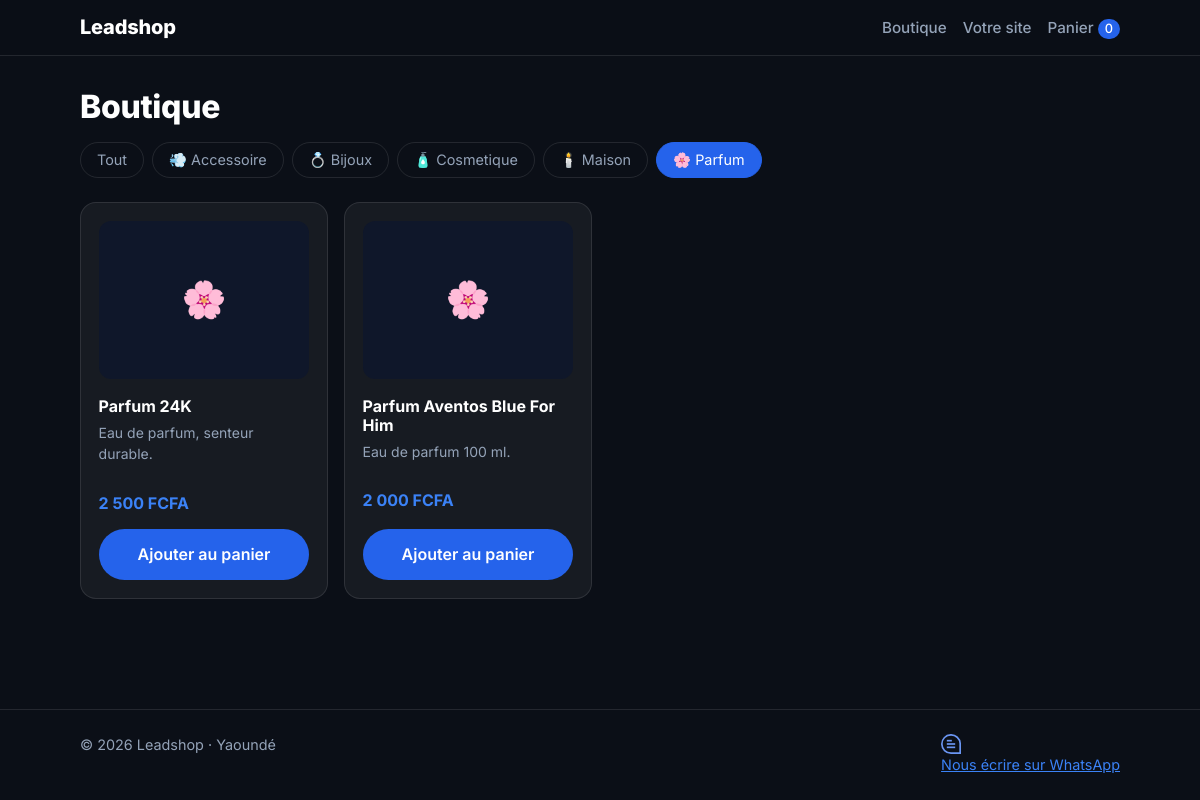
/boutique.php?category=parfum, run on the app's committed database.
### tables this page shows
CREATE TABLE products (
    id          INT UNSIGNED NOT NULL AUTO_INCREMENT PRIMARY KEY,
    name        VARCHAR(255) NOT NULL,
    description TEXT NULL,
    price       INT UNSIGNED NOT NULL,
    category    VARCHAR(100) NULL,
    image_path  VARCHAR(255) NULL,
    is_active   TINYINT(1) NOT NULL DEFAULT 1,
    created_at  DATETIME NOT NULL DEFAULT CURRENT_TIMESTAMP,
    updated_at  DATETIME NOT NULL DEFAULT CURRENT_TIMESTAMP ON UPDATE CURRENT_TIMESTAMP
);

### config/database.php (called while the page is built, shortened)
<?php
function db(): PDO
{
    static $pdo = null;
    if ($pdo === null) {
        $dsn = 'mysql:host=' . DB_HOST . ';dbname=' . DB_NAME . ';charset=' . DB_CHARSET;
        try {
            $pdo = new PDO($dsn, DB_USER, DB_PASS, [
                PDO::ATTR_ERRMODE            => PDO::ERRMODE_EXCEPTION,
                PDO::ATTR_DEFAULT_FETCH_MODE => PDO::FETCH_ASSOC,
                PDO::ATTR_EMULATE_PREPARES   => false,
            ]);
        } catch (PDOException $e) {
            error_log('Connexion BD impossible : ' . $e->getMessage());
            http_response_code(500);
            exit(APP_DEBUG
                ? 'Connexion à la base impossible : ' . htmlspecialchars($e->getMessage())
                : 'Service momentanément indisponible.');
        }
    }
    return $pdo;
}

### includes/functions.php (called while the page is built, shortened)
<?php
require_once __DIR__ . '/../config/database.php';
function e($value): string
{
    return htmlspecialchars((string) ($value ?? ''), ENT_QUOTES, 'UTF-8');
}
function format_price(int $amount): string
{
    return number_format($amount, 0, ',', ' ') . ' FCFA';
}
function url(string $path = ''): string
{
    return BASE_URL . '/' . ltrim($path, '/');
}
function category_icon(?string $category): string
{
    $icons = [
        'maison'     => '🕯️',
        'parfum'     => '🌸',
        'accessoire' => '💨',
        'bijoux'     => '💍',
        'cosmetique' => '🧴',
    ];
    return $icons[$category ?? ''] ?? '🛍️';
}

### includes/products.php (called while the page is built, shortened)
<?php
require_once __DIR__ . '/functions.php';
function get_images_for_products(array $productIds): array
{
    $ids = array_values(array_unique(array_map('intval', $productIds)));
    $placeholders = implode(',', array_fill(0, count($ids), '?'));
    $stmt = db()->prepare(
        "SELECT id, product_id, file_name, sort_order
         FROM product_images WHERE product_id IN ($placeholders)
         ORDER BY sort_order, id"
    );
    $stmt->execute($ids);
    $byProduct = [];
    return $byProduct;
}

### includes/product_card.php (the view, shortened to what this page needs)
<?php
$images = $images ?? [];
$detailUrl = url('produit.php?id=' . (int) $product['id']);
?>
<article class="product-card">
    <div class="product-media">
        <?php if ($images): ?>
            <?php $galleryAlt = $product['name']; $gallerySize = 'thumb'; $galleryLink = $detailUrl; ?>
            <?php include __DIR__ . '/gallery.php'; ?>
        <?php else: ?>
            <a class="product-thumb" href="<?= e($detailUrl) ?>" tabindex="-1" aria-hidden="true">
                <span><?= category_icon($product['category'] ?? null) ?></span>
            </a>
        <?php endif; ?>
    </div>
    <h3 class="product-name"><a href="<?= e($detailUrl) ?>"><?= e($product['name']) ?></a></h3>
    <?php if (!empty($product['description'])): ?>
        <p class="muted small product-desc"><?= e($product['description']) ?></p>
    <?php endif; ?>
    <p class="product-price"><?= e(format_price((int) $product['price'])) ?></p>
    <form method="post" action="<?= e(url('panier.php')) ?>">
        <button type="submit" class="btn btn-primary btn-block">Ajouter au panier</button>
    </form>
</article>

### boutique.php (shortened to what this page needs)
<?php
require_once __DIR__ . '/includes/products.php';
$categories = db()->query(
    "SELECT DISTINCT category FROM products
     WHERE is_active = 1 AND category IS NOT NULL AND category <> ''
     ORDER BY category"
)->fetchAll(PDO::FETCH_COLUMN);
$category = (isset($_GET['category']) && is_string($_GET['category'])) ? trim($_GET['category']) : '';
if ($category !== '') {
    $stmt = db()->prepare(
        'SELECT id, name, description, price, category, image_path
         FROM products WHERE is_active = 1 AND category = ? ORDER BY name'
    );
    $stmt->execute([$category]);
    $products = $stmt->fetchAll();
} else {
    $products = db()->query(
        'SELECT id, name, description, price, category, image_path
         FROM products WHERE is_active = 1 ORDER BY name'
    )->fetchAll();
}
$imagesByProduct = get_images_for_products(array_column($products, 'id'));
require __DIR__ . '/includes/header.php';
?>
<section class="section">
    <div class="container">
        <h1 class="page-title">Boutique</h1>
        <?php if ($categories): ?>
            <nav class="chips" aria-label="Catégories">
                <a class="chip <?= $category === '' ? 'is-active' : '' ?>" href="<?= e(url('boutique.php')) ?>">Tout</a>
                <?php foreach ($categories as $name): ?>
                    <a class="chip <?= $category === $name ? 'is-active' : '' ?>"
                       href="<?= e(url('boutique.php?category=' . rawurlencode($name))) ?>">
                        <?= category_icon($name) ?> <?= e(ucfirst($name)) ?>
                    </a>
                <?php endforeach; ?>
            </nav>
        <?php endif; ?>
        <?php if (!$products): ?>
            <p class="muted">Aucun article disponible pour le moment.</p>
        <?php else: ?>
            <div class="product-grid">
                <?php foreach ($products as $product): ?>
                    <?php $returnPage = 'boutique'; $returnCategory = $category; $images = $imagesByProduct[(int) $product['id']] ?? []; ?>
                    <?php include __DIR__ . '/includes/product_card.php'; ?>
                <?php endforeach; ?>
            </div>
        <?php endif; ?>
    </div>
</section>
<?php require __DIR__ . '/includes/footer.php'; ?>

### assets/css/style.css (style rules this page uses)
:root { --bg-deep: #0B0F17; --bg: #0F172A; --surface: rgba(255, 255, 255, 0.05); --border: rgba(255, 255, 255, 0.10); --text: #FFFFFF; --muted: #94A3B8; --accent: #2563EB; --accent-bright: #3B82F6; --danger: #F87171; --success: #34D399; --warning: #FBBF24; --radius: 16px; --font: 'Inter', system-ui, -apple-system, 'Segoe UI', sans-serif; }
*, *::before, *::after { box-sizing: border-box; }
html { -webkit-text-size-adjust: 100%; }
body { margin: 0; min-height: 100vh; display: flex; flex-direction: column; background: var(--bg-deep); color: var(--text); font-family: var(--font); line-height: 1.55; }
a { color: var(--accent-bright); }
h1, h2, h3 { line-height: 1.2; margin: 0 0 0.5rem; }
p { margin: 0 0 1rem; }
.container { width: 100%; max-width: 1080px; margin: 0 auto; padding: 0 1.25rem; }
.muted { color: var(--muted); }
.small { font-size: 0.875rem; }
.btn { display: inline-flex; align-items: center; justify-content: center; gap: 0.5rem; padding: 0.75rem 1.5rem; border: 1px solid transparent; border-radius: 999px; font: inherit; font-weight: 600; text-decoration: none; cursor: pointer; transition: background 0.2s, border-color 0.2s; }
.btn-primary { background: var(--accent); color: #fff; }
.btn-block { width: 100%; }
.section { padding: 2rem 0; }
.page-title { font-size: 2rem; font-weight: 800; letter-spacing: -0.01em; margin-bottom: 1rem; }
.chips { display: flex; flex-wrap: wrap; gap: 0.5rem; margin-bottom: 1.5rem; }
.chip { padding: 0.35rem 1rem; border: 1px solid var(--border); border-radius: 999px; color: var(--muted); text-decoration: none; font-size: 0.9rem; }
.chip.is-active { background: var(--accent); border-color: var(--accent); color: #fff; }
.product-grid { display: grid; grid-template-columns: repeat(2, 1fr); gap: 0.75rem; }
.product-card { display: flex; flex-direction: column; gap: 0.35rem; padding: 0.9rem; border: 1px solid var(--border); border-radius: var(--radius); background: var(--surface); }
.product-card form { margin-top: auto; }
.product-thumb { aspect-ratio: 4 / 3; display: flex; align-items: center; justify-content: center; overflow: hidden; border-radius: 12px; background: var(--bg); font-size: 2.25rem; margin-bottom: 0.4rem; }
.product-name { font-size: 1rem; margin: 0; }
.product-price { margin: 0.25rem 0 0.5rem; font-weight: 700; color: var(--accent-bright); }
@media (min-width: 640px) { .product-grid { grid-template-columns: repeat(auto-fill, minmax(220px, 1fr)); gap: 1rem; } }
@media (min-width: 640px) { .product-card { padding: 1.1rem; } }
.product-media { margin-bottom: 0.4rem; }
.product-name a { color: inherit; text-decoration: none; }
.product-desc { display: -webkit-box; -webkit-line-clamp: 2; -webkit-box-orient: vertical; overflow: hidden; }
a.product-thumb { color: inherit; text-decoration: none; }

### data on the page
products: category "🌸", name "Parfum 24K", description "Eau de parfum, senteur durable.", price "2 500 FCFA"
products: category "🌸", name "Parfum Aventos Blue For Him", description "Eau de parfum 100 ml.", price "2 000 FCFA"

### other printed values
SHOP_NAME "Leadshop"
cart_count() "0"
category_icon($name) "💨"
$name "Accessoire"
category_icon($name) "💍"
$name "Bijoux"
category_icon($name) "🧴"
$name "Cosmetique"
category_icon($name) "🕯️"
$name "Maison"
category_icon($name) "🌸"
$name "Parfum"
SHOP_CITY "Yaoundé"
